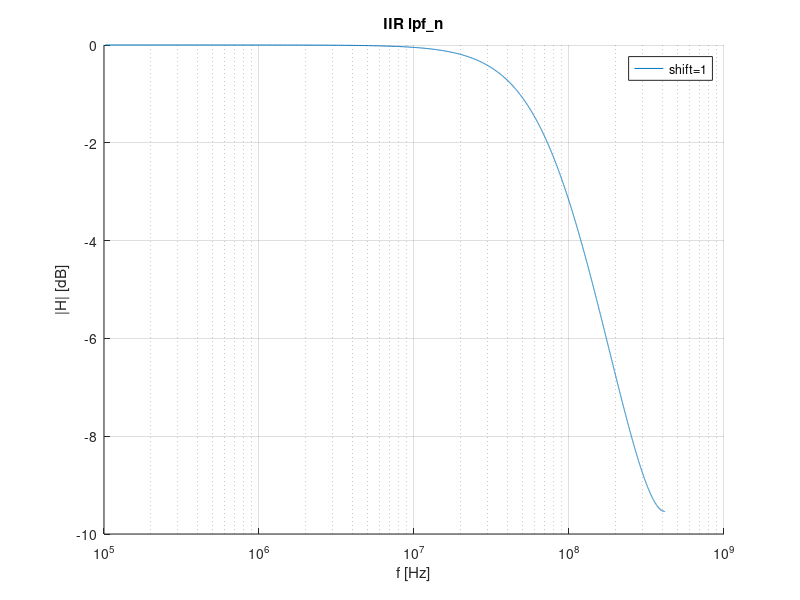

Source code (MATLAB):
fs      = 960e9/1152;            
% shifts  = 2:2:12;
shifts  = 1;
N       = 4096;

figure; hold on;

for shift_n = shifts
    alpha = 2^(-shift_n)
    p     = 1 - alpha;
    b = alpha;  a = [1 -p];
    [H,f] = freqz(b, a, N, fs);
    plot(f, 20*log10(abs(H)), 'DisplayName', sprintf('shift=%d', shift_n));
    fcut_est_MHz = (fs/(2*pi*(2^shift_n)))/1e6
end

hold off;
set(gca,'XScale','log'); 
grid on;
xlabel('f [Hz]'); ylabel('|H| [dB]'); legend show;
title('IIR lpf\_n');
